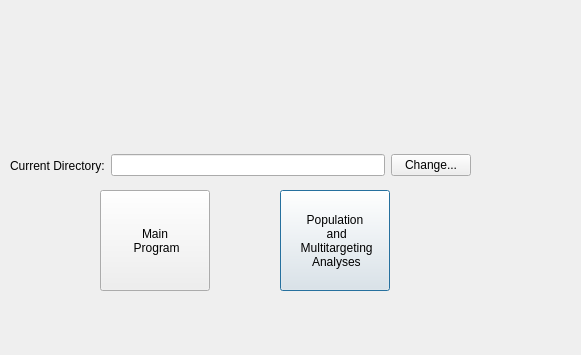
<?xml version="1.0" encoding="UTF-8"?>
<ui version="4.0">
 <class>Dialog</class>
 <widget class="QDialog" name="Dialog">
  <property name="geometry">
   <rect>
    <x>0</x>
    <y>0</y>
    <width>581</width>
    <height>355</height>
   </rect>
  </property>
  <property name="windowTitle">
   <string>Dialog</string>
  </property>
  <layout class="QGridLayout" name="gridLayout"/>
  <widget class="QPushButton" name="pushButton">
   <property name="geometry">
    <rect>
     <x>280</x>
     <y>190</y>
     <width>110</width>
     <height>101</height>
    </rect>
   </property>
   <property name="text">
    <string>Population 
 and 
 Multitargeting 
 Analyses</string>
   </property>
  </widget>
  <widget class="QPushButton" name="pushButton_2">
   <property name="geometry">
    <rect>
     <x>100</x>
     <y>190</y>
     <width>110</width>
     <height>101</height>
    </rect>
   </property>
   <property name="text">
    <string>Main 
 Program</string>
   </property>
  </widget>
  <widget class="QWidget" name="horizontalLayoutWidget">
   <property name="geometry">
    <rect>
     <x>10</x>
     <y>140</y>
     <width>461</width>
     <height>51</height>
    </rect>
   </property>
   <layout class="QHBoxLayout" name="horizontalLayout">
    <item>
     <widget class="QLabel" name="label">
      <property name="text">
       <string>Current Directory:</string>
      </property>
     </widget>
    </item>
    <item>
     <widget class="QLineEdit" name="lineEdit"/>
    </item>
    <item>
     <widget class="QPushButton" name="pushButton_3">
      <property name="text">
       <string>Change...</string>
      </property>
     </widget>
    </item>
   </layout>
  </widget>
  <widget class="QLabel" name="labelforart">
   <property name="geometry">
    <rect>
     <x>140</x>
     <y>20</y>
     <width>341</width>
     <height>111</height>
    </rect>
   </property>
   <property name="text">
    <string/>
   </property>
  </widget>
 </widget>
 <resources/>
 <connections/>
</ui>
